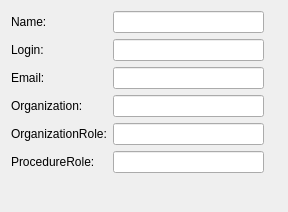
<?xml version="1.0" encoding="UTF-8"?>
<ui version="4.0">
 <class>qSlicerSettingsUserInformationPanel</class>
 <widget class="ctkSettingsPanel" name="qSlicerSettingsUserInformationPanel">
  <property name="geometry">
   <rect>
    <x>0</x>
    <y>0</y>
    <width>288</width>
    <height>212</height>
   </rect>
  </property>
  <property name="sizePolicy">
   <sizepolicy hsizetype="Preferred" vsizetype="Preferred">
    <horstretch>0</horstretch>
    <verstretch>0</verstretch>
   </sizepolicy>
  </property>
  <property name="windowTitle">
   <string>General</string>
  </property>
  <layout class="QGridLayout" name="gridLayout">
   <item row="0" column="0">
    <layout class="QGridLayout" name="gridLayout_2">
     <property name="sizeConstraint">
      <enum>QLayout::SetMinAndMaxSize</enum>
     </property>
     <item row="5" column="1">
      <widget class="QLineEdit" name="ProcedureRoleLineEdit">
       <property name="sizePolicy">
        <sizepolicy hsizetype="Expanding" vsizetype="Minimum">
         <horstretch>0</horstretch>
         <verstretch>0</verstretch>
        </sizepolicy>
       </property>
      </widget>
     </item>
     <item row="4" column="0">
      <widget class="QLabel" name="OrganizationRoleLabel">
       <property name="text">
        <string>OrganizationRole:</string>
       </property>
      </widget>
     </item>
     <item row="1" column="1">
      <widget class="QLineEdit" name="LoginLineEdit">
       <property name="sizePolicy">
        <sizepolicy hsizetype="Expanding" vsizetype="Minimum">
         <horstretch>0</horstretch>
         <verstretch>0</verstretch>
        </sizepolicy>
       </property>
      </widget>
     </item>
     <item row="1" column="0">
      <widget class="QLabel" name="LoginLabel">
       <property name="text">
        <string>Login:</string>
       </property>
      </widget>
     </item>
     <item row="4" column="1">
      <widget class="QLineEdit" name="OrganizationRoleLineEdit">
       <property name="sizePolicy">
        <sizepolicy hsizetype="Expanding" vsizetype="Minimum">
         <horstretch>0</horstretch>
         <verstretch>0</verstretch>
        </sizepolicy>
       </property>
      </widget>
     </item>
     <item row="0" column="0">
      <widget class="QLabel" name="NameLabel">
       <property name="toolTip">
        <string>Directory where scenes are saved to by default</string>
       </property>
       <property name="text">
        <string>Name:</string>
       </property>
      </widget>
     </item>
     <item row="3" column="1">
      <widget class="QLineEdit" name="OrganizationLineEdit">
       <property name="sizePolicy">
        <sizepolicy hsizetype="Expanding" vsizetype="Minimum">
         <horstretch>0</horstretch>
         <verstretch>0</verstretch>
        </sizepolicy>
       </property>
      </widget>
     </item>
     <item row="5" column="0">
      <widget class="QLabel" name="ProcedureRoleLabel">
       <property name="text">
        <string>ProcedureRole:</string>
       </property>
      </widget>
     </item>
     <item row="3" column="0">
      <widget class="QLabel" name="OrganizationLabel">
       <property name="text">
        <string>Organization:</string>
       </property>
      </widget>
     </item>
     <item row="2" column="1">
      <widget class="QLineEdit" name="EmailLineEdit">
       <property name="sizePolicy">
        <sizepolicy hsizetype="Expanding" vsizetype="Minimum">
         <horstretch>0</horstretch>
         <verstretch>0</verstretch>
        </sizepolicy>
       </property>
      </widget>
     </item>
     <item row="0" column="1">
      <widget class="QLineEdit" name="NameLineEdit">
       <property name="sizePolicy">
        <sizepolicy hsizetype="Expanding" vsizetype="Minimum">
         <horstretch>0</horstretch>
         <verstretch>0</verstretch>
        </sizepolicy>
       </property>
      </widget>
     </item>
     <item row="2" column="0">
      <widget class="QLabel" name="EmailLabel">
       <property name="toolTip">
        <string>Python script that is executed after the application is started</string>
       </property>
       <property name="text">
        <string>Email:</string>
       </property>
      </widget>
     </item>
     <item row="2" column="2">
      <widget class="QLabel" name="EmailValidationLabel">
       <property name="styleSheet">
        <string notr="true">color:red</string>
       </property>
       <property name="text">
        <string/>
       </property>
      </widget>
     </item>
    </layout>
   </item>
   <item row="1" column="0">
    <spacer name="verticalSpacer">
     <property name="orientation">
      <enum>Qt::Vertical</enum>
     </property>
     <property name="sizeHint" stdset="0">
      <size>
       <width>20</width>
       <height>40</height>
      </size>
     </property>
    </spacer>
   </item>
  </layout>
 </widget>
 <customwidgets>
  <customwidget>
   <class>ctkSettingsPanel</class>
   <extends>QWidget</extends>
   <header>ctkSettingsPanel.h</header>
   <container>1</container>
  </customwidget>
 </customwidgets>
 <resources/>
 <connections/>
</ui>
